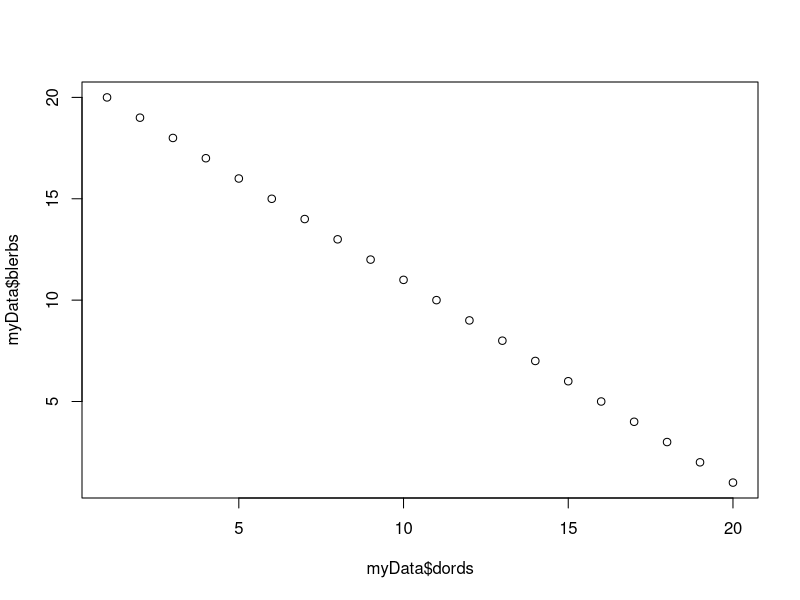
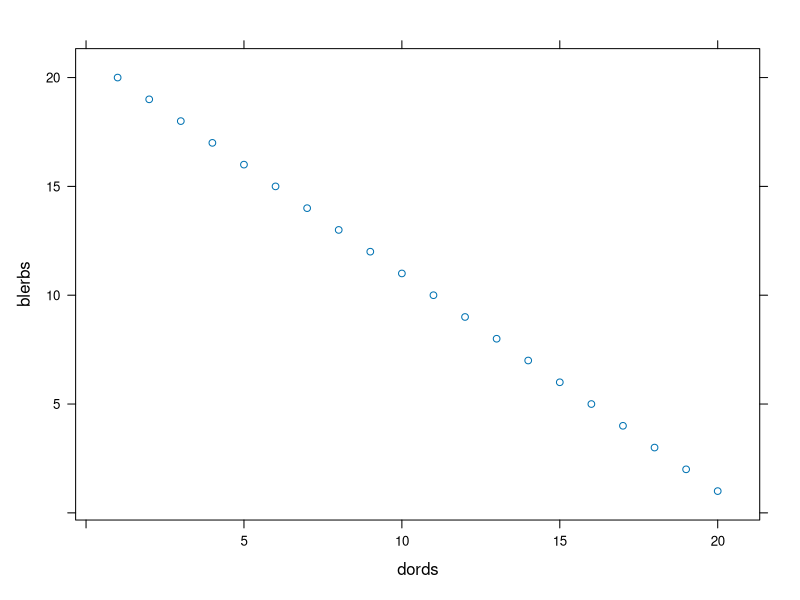
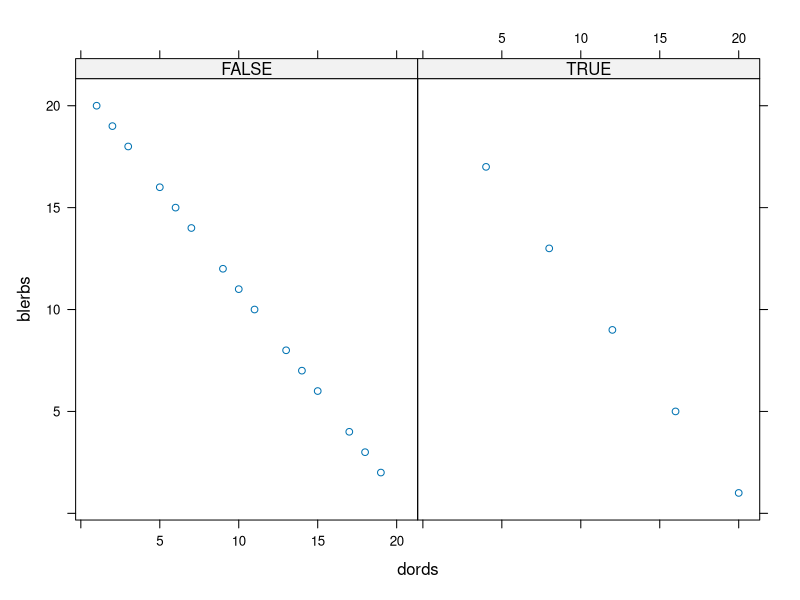
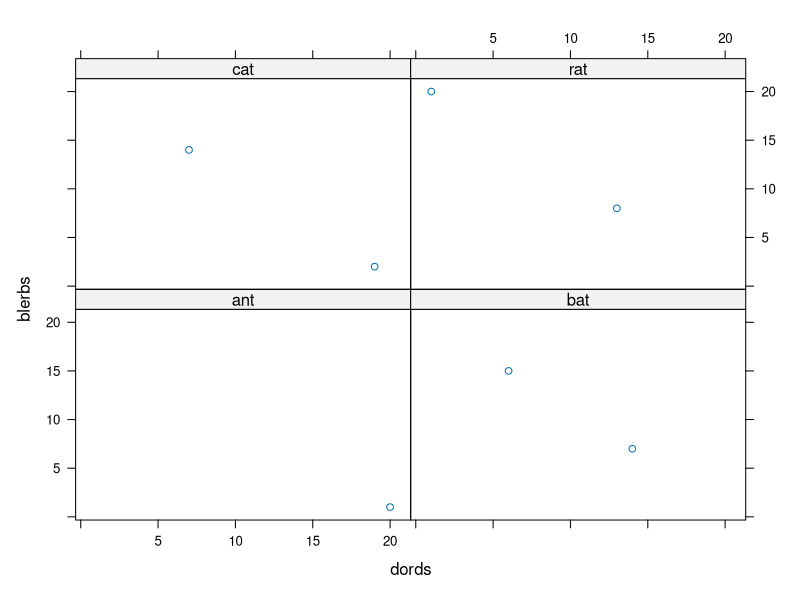
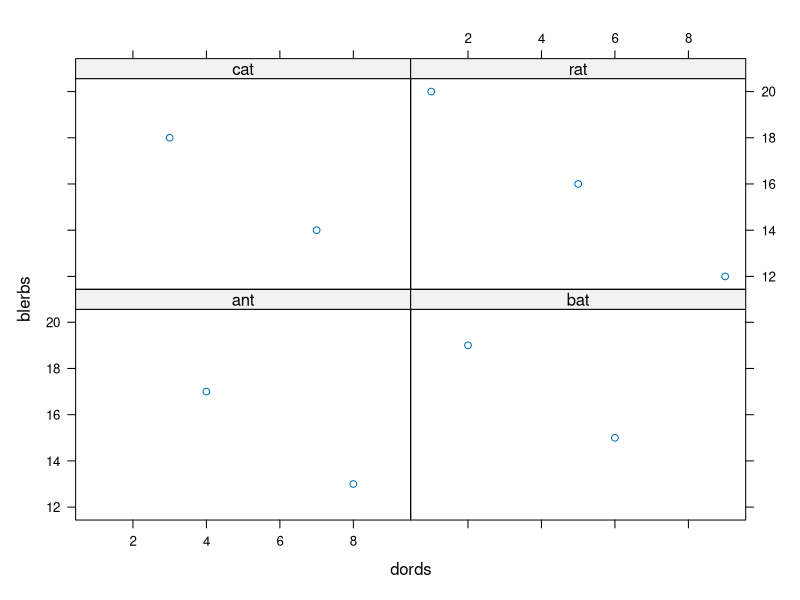
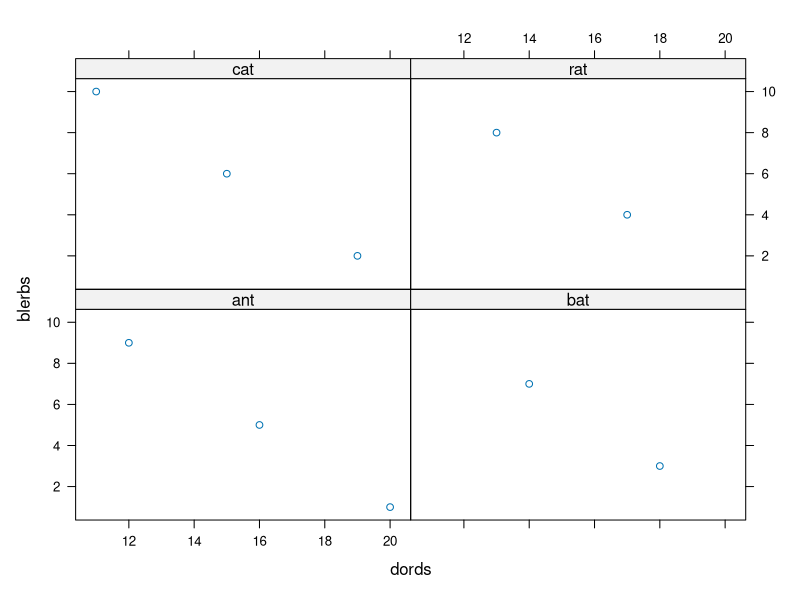
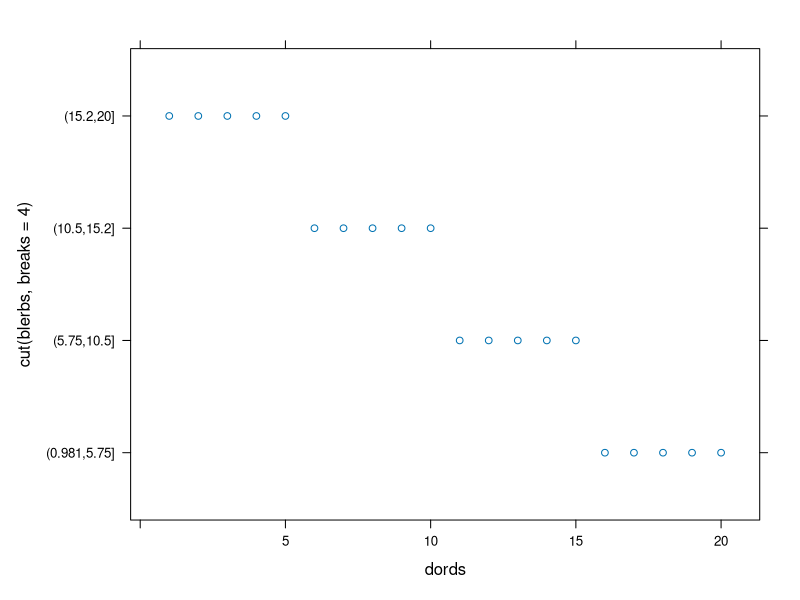
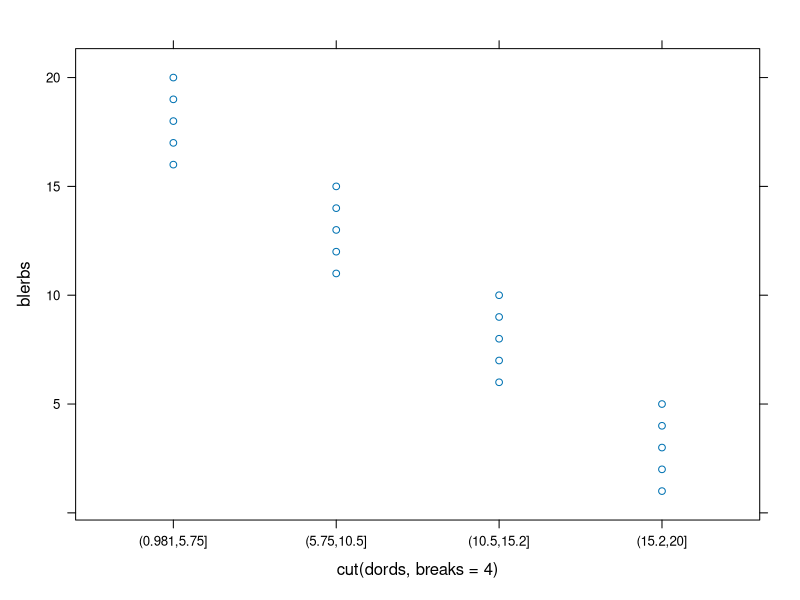

Here is the R script that generated these plots, in order:
# formulas capture the relationship in data

# an example of how formula can be used

myData <- data.frame(blerbs = 1:20,
                     dords = 20:1,
                     sinwave = sin(1:20),
                     fruit = as.factor(rep(c("apple","banana"),10)),
                     animals = as.factor(rep(c("ant","cat","bat","rat"),5))
)

# first ... without a formula
plot(x = myData$dords, y = myData$blerbs)

# then...with a formula

library(lattice) # using lattice system for formula support

# ~ ... y ~ x ... y is a function of column x
xyplot(x = blerbs ~ dords, data = myData)

# "Dependent variable" ~ "independent variable"
# "response ~ terms" as used by lm()

# pronounce x ~ y as "x is a function of y"
# or, in the case of lattice "x is graphed against y"

# formulas allow for subset -----------------------------------------------

xyplot(x = blerbs ~ dords | animals == "ant" , data = myData)

xyplot(x = blerbs ~ dords | animals , 
       data = myData[myData$sinwave > .5, ])

# ... or use the subset parameter ...
xyplot(x = blerbs ~ dords | animals , data = myData, subset = dords < 10)
xyplot(x = blerbs ~ dords | animals , data = myData, subset = dords > 10)

# formulas can have equations ---------------------------------------------

xyplot(x = cut(blerbs, breaks = 4) ~ dords, data = myData)
xyplot(x = blerbs ~ cut(dords, breaks = 4), data = myData)


# I() is for identity - escape special meanings ---------------------------

xyplot(x = I(blerbs * 2) ~ dords, data = myData) 

# Formula is a class ------------------------------------------------------

class(1) # a reminder of what "class" does. this returns "numeric"

class(x ~ y) # returns "formula"
myformula <- "x ~ y" # stored as string
myformula <- as.formula("x ~ y") # stored as formula


# constructing a formula --------------------------------------------------

# + ... y ~ x + a ... y is a function of columns x and a
xyplot(x = as.formula(blerbs ~ dords + sinwave), data = myData)

# - ... y ~ x - a ... y is a function of column x, but not a
xyplot(x = blerbs ~ dords - sinwave, data = myData)


# | ... y ~ x | a ... y is a function of x conditioned by a
xyplot(x = blerbs ~ dords - sinwave | fruit, data = myData)
xyplot(x = blerbs ~ fivenum(dords) | animals, data = myData)

# there are more operators ------------------------------------------------

# : ... y ~ x:a ... y is a function of interaction between x and a

# * ... y ~ x*a ... y is a function of columns x and a and their interaction
